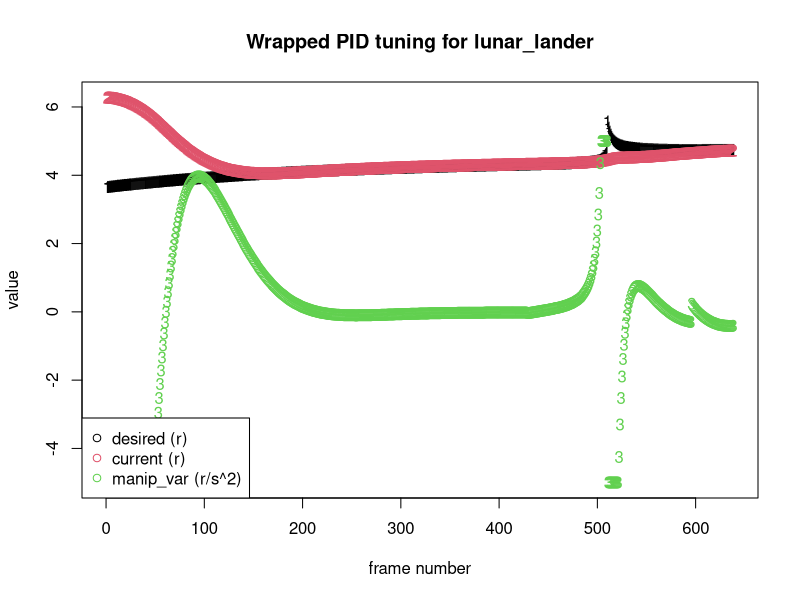

Reproduce this figure in R.
data = read.csv("pid.csv")

pdf(file="tune_pid.pdf")
matplot(data,
        main="Wrapped PID tuning for lunar_lander",
        ylab="value",
        xlab="frame number")
legend("bottomleft", c('desired (r)', 'current (r)', 'manip_var (r/s^2)'), col=1:4, pch=1)

dev.off()
